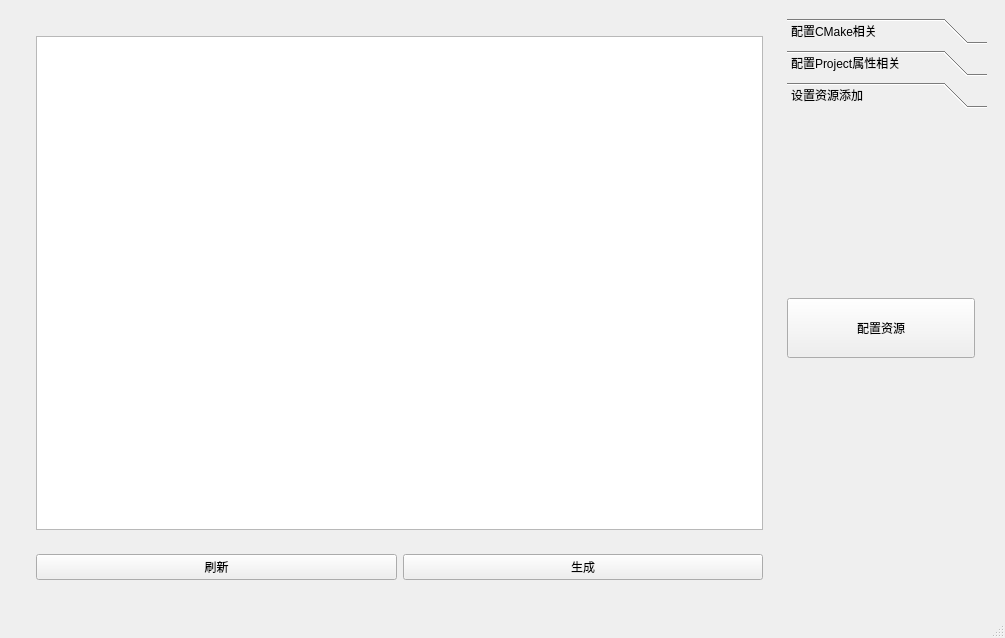
<?xml version="1.0" encoding="UTF-8"?>
<ui version="4.0">
 <class>MainWindow</class>
 <widget class="QMainWindow" name="MainWindow">
  <property name="geometry">
   <rect>
    <x>0</x>
    <y>0</y>
    <width>1005</width>
    <height>638</height>
   </rect>
  </property>
  <property name="minimumSize">
   <size>
    <width>200</width>
    <height>200</height>
   </size>
  </property>
  <property name="windowTitle">
   <string>MainWindow</string>
  </property>
  <widget class="QWidget" name="centralwidget">
   <layout class="QHBoxLayout" name="horizontalLayout_2">
    <item>
     <widget class="QWidget" name="widget_4" native="true">
      <layout class="QGridLayout" name="gridLayout_2">
       <item row="0" column="0">
        <widget class="QWidget" name="widget_3" native="true">
         <layout class="QVBoxLayout" name="verticalLayout">
          <item>
           <widget class="QWidget" name="widget" native="true">
            <layout class="QGridLayout" name="gridLayout">
             <item row="0" column="0">
              <widget class="QPlainTextEdit" name="plainText">
               <property name="minimumSize">
                <size>
                 <width>200</width>
                 <height>100</height>
                </size>
               </property>
              </widget>
             </item>
            </layout>
           </widget>
          </item>
          <item>
           <widget class="QWidget" name="widget_2" native="true">
            <layout class="QHBoxLayout" name="horizontalLayout">
             <item>
              <widget class="QPushButton" name="btn_refresh">
               <property name="minimumSize">
                <size>
                 <width>100</width>
                 <height>25</height>
                </size>
               </property>
               <property name="text">
                <string>刷新</string>
               </property>
              </widget>
             </item>
             <item>
              <widget class="QPushButton" name="btn_generate">
               <property name="minimumSize">
                <size>
                 <width>100</width>
                 <height>25</height>
                </size>
               </property>
               <property name="text">
                <string>生成</string>
               </property>
              </widget>
             </item>
            </layout>
           </widget>
          </item>
         </layout>
        </widget>
       </item>
       <item row="0" column="1">
        <widget class="QToolBox" name="toolBox">
         <property name="maximumSize">
          <size>
           <width>200</width>
           <height>16777215</height>
          </size>
         </property>
         <property name="currentIndex">
          <number>2</number>
         </property>
         <widget class="QWidget" name="page">
          <property name="geometry">
           <rect>
            <x>0</x>
            <y>0</y>
            <width>200</width>
            <height>469</height>
           </rect>
          </property>
          <attribute name="label">
           <string>配置CMake相关</string>
          </attribute>
          <widget class="QWidget" name="widget_5" native="true">
           <property name="geometry">
            <rect>
             <x>10</x>
             <y>30</y>
             <width>161</width>
             <height>431</height>
            </rect>
           </property>
           <layout class="QVBoxLayout" name="verticalLayout_2">
            <item>
             <widget class="QPushButton" name="btn_CMakeSelfConfig">
              <property name="minimumSize">
               <size>
                <width>100</width>
                <height>50</height>
               </size>
              </property>
              <property name="text">
               <string>CMake版本设置</string>
              </property>
             </widget>
            </item>
           </layout>
          </widget>
         </widget>
         <widget class="QWidget" name="page_2">
          <property name="geometry">
           <rect>
            <x>0</x>
            <y>0</y>
            <width>200</width>
            <height>469</height>
           </rect>
          </property>
          <attribute name="label">
           <string>配置Project属性相关</string>
          </attribute>
          <widget class="QWidget" name="widget_6" native="true">
           <property name="geometry">
            <rect>
             <x>0</x>
             <y>0</y>
             <width>150</width>
             <height>501</height>
            </rect>
           </property>
           <layout class="QVBoxLayout" name="verticalLayout_3">
            <item>
             <widget class="QPushButton" name="btn_setProjectProperty">
              <property name="minimumSize">
               <size>
                <width>100</width>
                <height>50</height>
               </size>
              </property>
              <property name="text">
               <string>设置Project属性</string>
              </property>
             </widget>
            </item>
           </layout>
          </widget>
         </widget>
         <widget class="QWidget" name="page_3">
          <property name="geometry">
           <rect>
            <x>0</x>
            <y>0</y>
            <width>200</width>
            <height>469</height>
           </rect>
          </property>
          <attribute name="label">
           <string>设置资源添加</string>
          </attribute>
          <widget class="QWidget" name="widget_7" native="true">
           <property name="geometry">
            <rect>
             <x>0</x>
             <y>10</y>
             <width>188</width>
             <height>408</height>
            </rect>
           </property>
           <layout class="QVBoxLayout" name="verticalLayout_4">
            <item>
             <widget class="QPushButton" name="btn_add_target">
              <property name="minimumSize">
               <size>
                <width>170</width>
                <height>60</height>
               </size>
              </property>
              <property name="maximumSize">
               <size>
                <width>16777215</width>
                <height>60</height>
               </size>
              </property>
              <property name="text">
               <string>配置资源</string>
              </property>
             </widget>
            </item>
           </layout>
          </widget>
         </widget>
        </widget>
       </item>
      </layout>
     </widget>
    </item>
   </layout>
  </widget>
  <widget class="QMenuBar" name="menubar">
   <property name="geometry">
    <rect>
     <x>0</x>
     <y>0</y>
     <width>1005</width>
     <height>21</height>
    </rect>
   </property>
  </widget>
  <widget class="QStatusBar" name="statusbar"/>
 </widget>
 <resources/>
 <connections/>
</ui>
